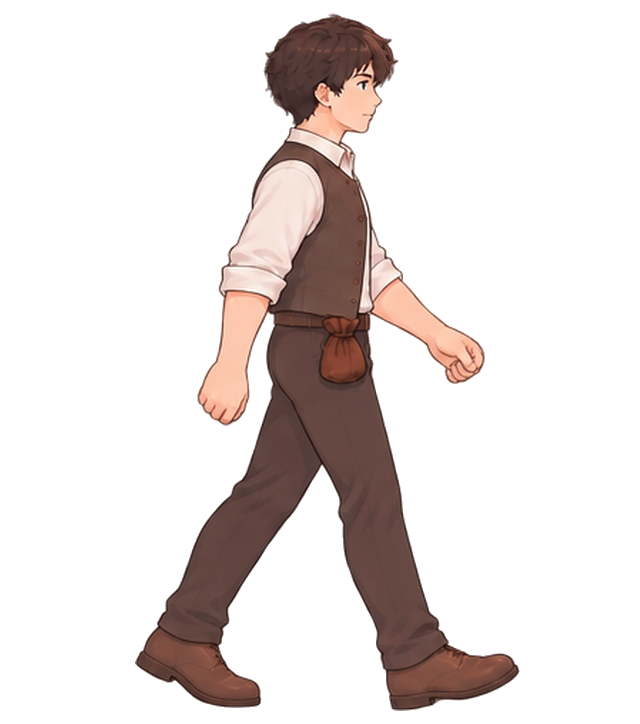
#> input picture Assets/Images/Characters/Protagonist/Walking/E/walk_e_00.png, 640 x 724 px, given in place of walk_sw_00.png, which was not available
$ python prepare_sw_fix.py
#> lines starting #> are read from the running program, lines starting #| are printed output that depends on the picture
from pathlib import Path
from datetime import datetime
import hashlib
import json
import shutil
from PIL import Image

root=Path(r'C:\Underwrite')
walking=root/'Assets/Images/Characters/Protagonist/Walking'
out=root/'Outputs/WalkingArmFix_SW_v3'
backup=root/'work'/('walking_arm_fix_backup_'+datetime.now().strftime('%Y%m%d_%H%M%S'))
out.mkdir(parents=True,exist_ok=True); backup.mkdir(parents=True,exist_ok=True)
digest=lambda p:hashlib.sha256(p.read_bytes()).hexdigest()
metadata={str(p.relative_to(root)):digest(p) for p in walking.rglob('*.meta')}
parent_meta=walking.with_suffix('.meta')
if parent_meta.exists(): metadata[str(parent_meta.relative_to(root))]=digest(parent_meta)
manifest={'backup':str(backup),'metadata_hashes':metadata,'frames':{}}
for direction in ['SW']:
    sheet=Image.new('RGBA',(640*4,724*2))
#> sheet: PIL image 2560x1448 RGBA; every value is 0
    for idx in range(8):
        path=walking/direction/f'walk_{direction.lower()}_{idx:02d}.png'
        image=Image.open(path).convert('RGBA')
#> image is the input picture: PIL image 640x724 RGBA; mean R, G, B, A 27.7, 20.4, 18.5, 52.3
        if image.size!=(640,724): raise ValueError(f'Unexpected canvas {path}: {image.size}')
        dest=backup/direction/path.name
        dest.parent.mkdir(exist_ok=True)
        shutil.copy2(path,dest)
        sheet.paste(image,((idx%4)*640,(idx//4)*724))
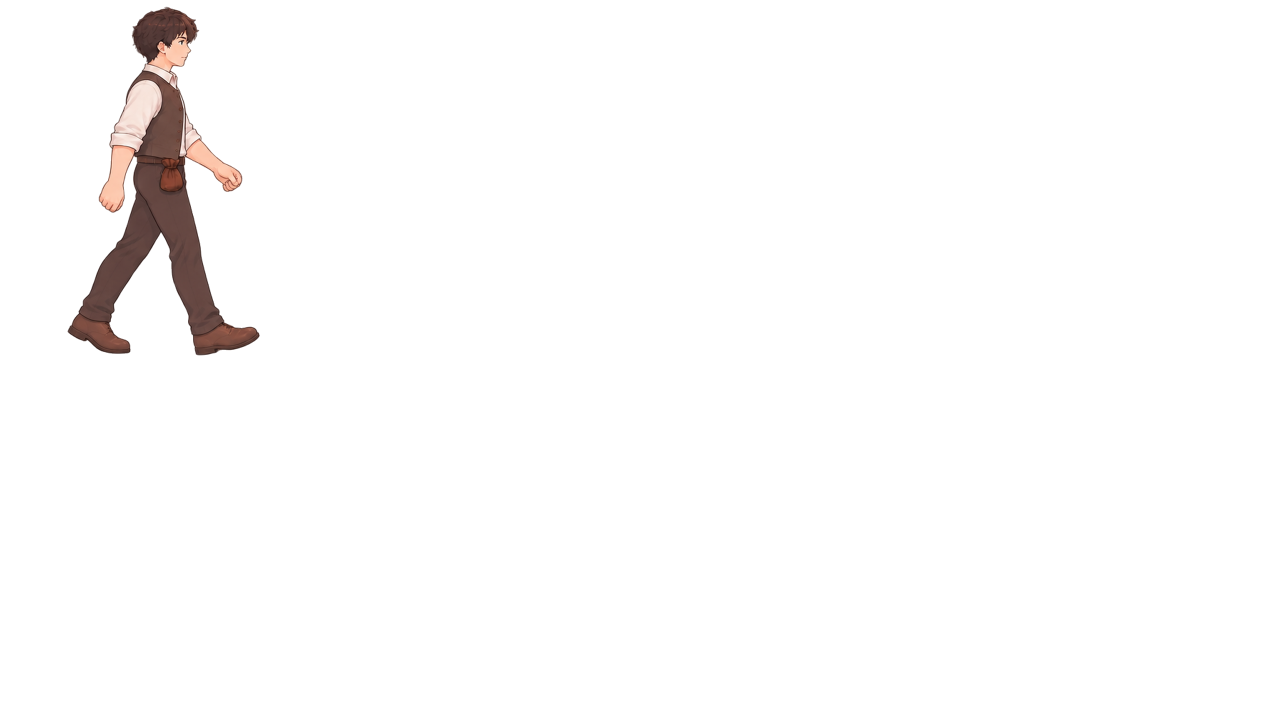
#> sheet: PIL image 2560x1448 RGBA (shown at 1/2 size); mean R, G, B, A 3.5, 2.6, 2.3, 6.5; transparent parts drawn white
#> (the run stopped early here; a loop or call above may not have finished)

$ run again, on Assets/Images/Characters/Protagonist/Walking/N/walk_n_02.png
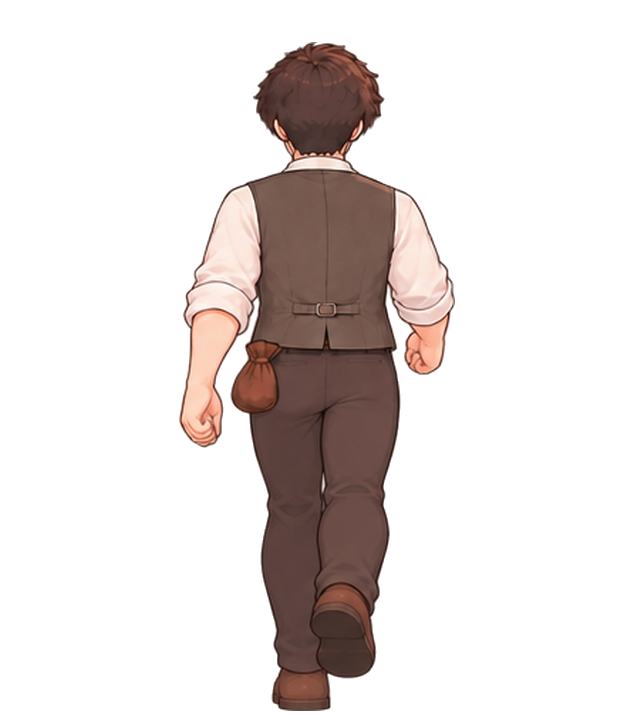
#> input picture Assets/Images/Characters/Protagonist/Walking/N/walk_n_02.png, 640 x 724 px, given in place of walk_sw_00.png, which was not available
#> image is the input picture: PIL image 640x724 RGBA; mean R, G, B, A 27.2, 20.4, 18.5, 53.4
#> `sheet.paste(image,((idx%4)*640,(idx//4)*724))`:
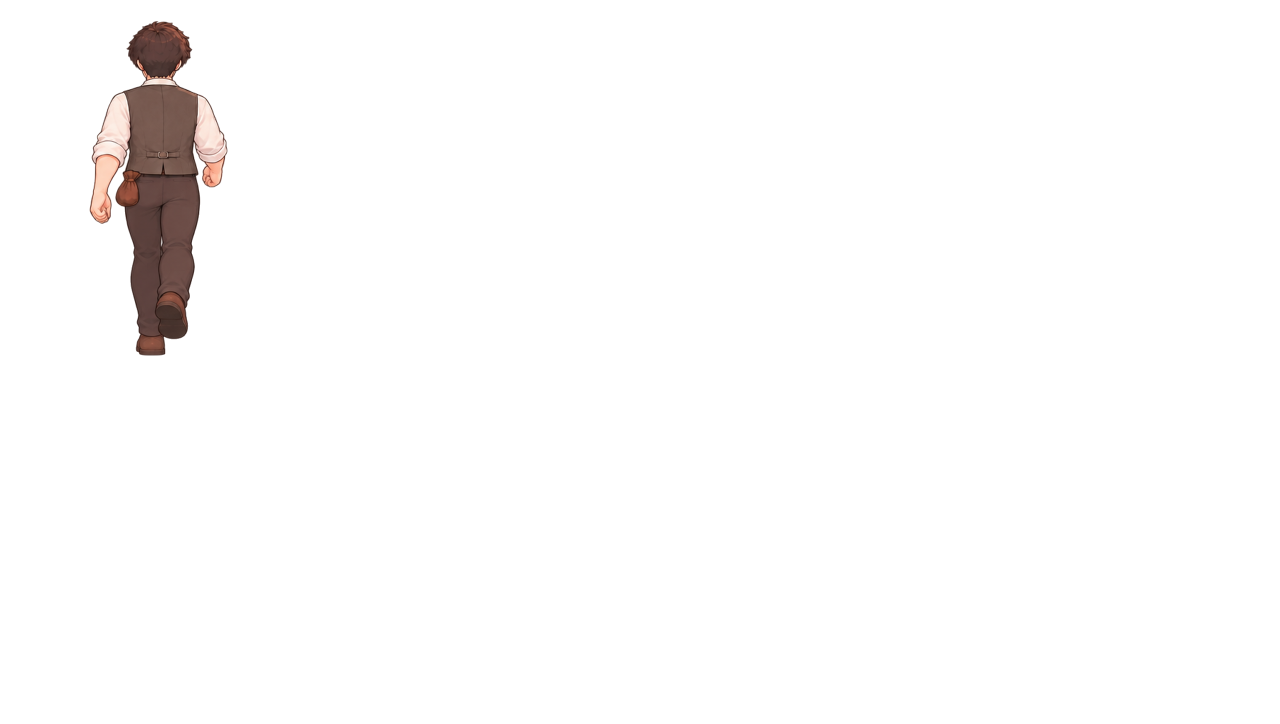
#> sheet: PIL image 2560x1448 RGBA (shown at 1/2 size); mean R, G, B, A 3.4, 2.6, 2.3, 6.7; transparent parts drawn white
